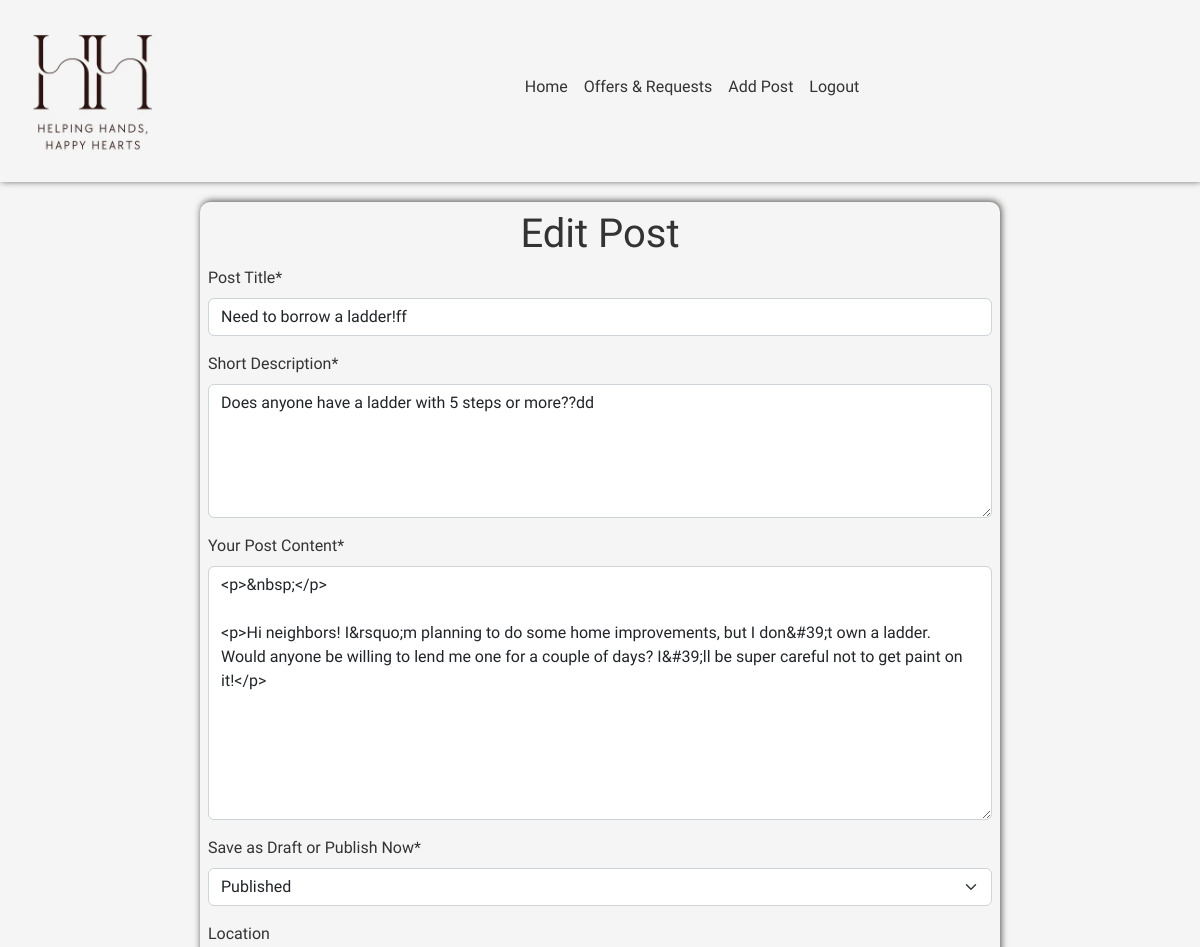
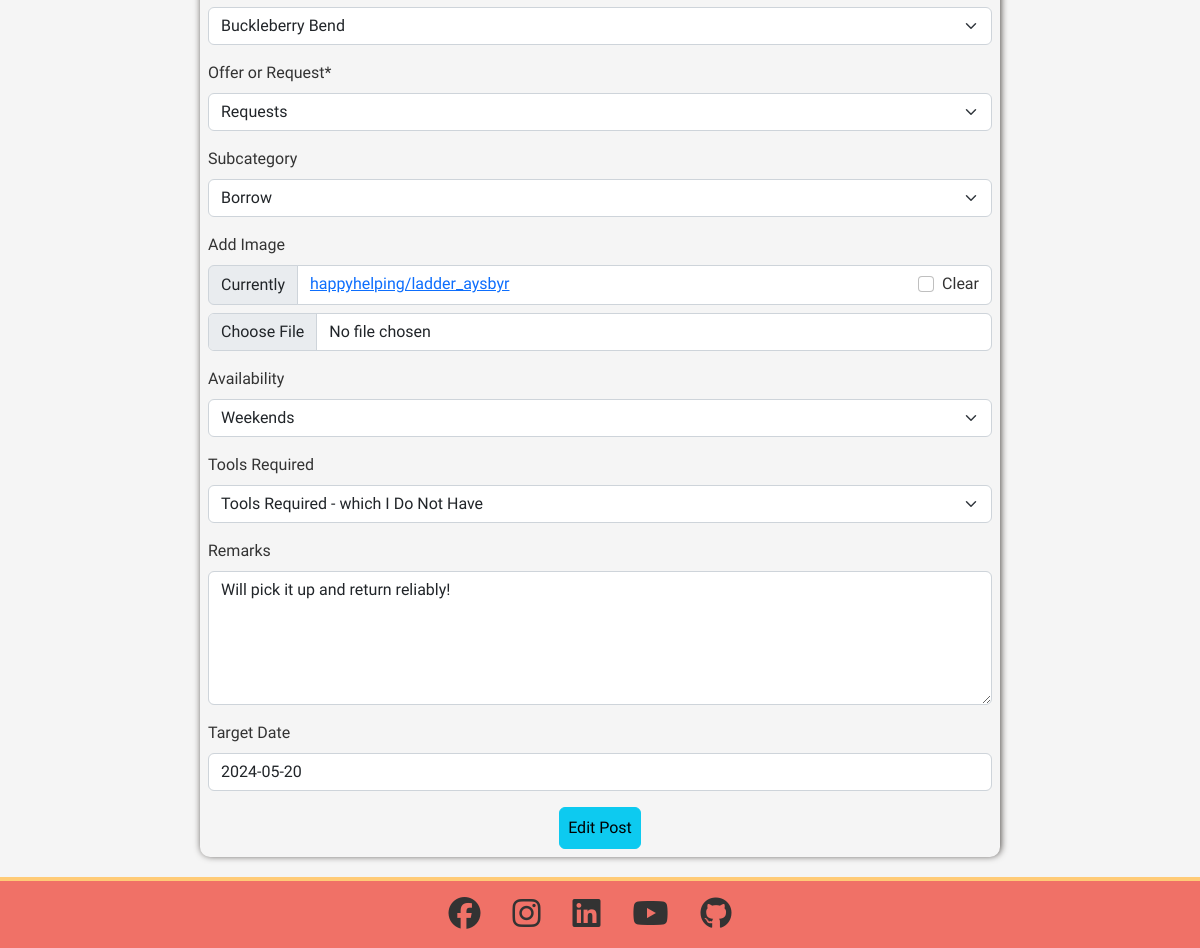
/board/edit/need-to-borrow-a-ladderff/ (signed in), run on the app's committed database (2 pictures, top to bottom).
### board/models.py (models this page shows, shortened)
class Post(models.Model):
    author = models.ForeignKey(
        User, related_name="post_owner", on_delete=models.CASCADE
    )
    title = models.CharField(max_length=60, null=False, blank=False)
    slug = AutoSlugField(populate_from="title", always_update=True, unique=True)
    excerpt = models.CharField(max_length=500, null=False, blank=False)
    content = RichTextField(max_length=5000, null=False, blank=False)
    published_date = models.DateTimeField(auto_now_add=True)
    edited_date = models.DateTimeField(auto_now=True)
    status = models.IntegerField(choices=STATUS, default=0)
    location = models.ForeignKey(
        Location,
        related_name="post_location",
        null=True,
        blank=True,
        on_delete=models.SET_NULL
    )
    category = models.ForeignKey(
        Category,
        related_name="post_category",
        null=False,
        blank=False,
        on_delete=models.CASCADE
    )
    subcategory = models.ForeignKey(
        Subcategory,
        related_name="post_subcategory",
        null=True,
        blank=True,
        on_delete=models.SET_NULL
    )
    post_image = ResizedImageField(
        size=[400, None],
        upload_to="happyhelping/",
        null=True,
        blank=True,
        quality=75,
        force_format="webp"
    )
    availability = models.CharField(
        max_length=20,
        choices=AVAILABILITY_CHOICES,
        null=True,
        blank=True
    )
    tools_required = models.CharField(
        max_length=50, choices=TOOLS_REQUIRED, null=True, blank=True
    )
    remarks = models.TextField(max_length=250, null=True, blank=True)
    target_date = models.DateField(null=True, blank=True)
    likes = models.ManyToManyField(User, blank=True, related_name="liked_post")
    bookmarks = models.ManyToManyField(User, blank=True, related_name="bookmarked_post")
    class Meta:
        ordering = ["-published_date"]

class Location(models.Model):
    LOCATION = [
        ("AA", "Arkenstone Avenue"),
        ("BB", "Buckleberry Bend"),
        ("CC", "Cobblestone Crossing"),
        ("EE", "Elderberry End"),
        ("FF", "Foxglove Field"),
        ("HH", "Harvest Hollow"),
        ("MM", "Marigold Mews"),
        ("OO", "Old Oak End"),
        ("PP", "Primrose Path"),
        ("RR", "Redleaf Rise"),
        ("SS", "Shirebrook Springs"),
        ("WW", "Windrush Way"),
    ]
    location = models.CharField(max_length=50, choices=LOCATION)
    def __str__(self):
        return (
            self.get_location_display()
        )  # get_location_display returns "human-readable" value

### board/views.py (the view, shortened to what this page needs)
# urls.py: path("edit/<slug:slug>/", EditPost.as_view(), name="edit_post"),
class EditPost(LoginRequiredMixin, UserPassesTestMixin, UpdateView):
    template_name = "board/edit_post.html"
    model = Post
    form_class = PostForm
    success_url = "/board/"
    def test_func(self):
        return self.request.user == self.get_object().author
    def get_context_data(self, **kwargs):
        kwargs.update({'post': self.object})
        return super(EditPost, self).get_context_data(**kwargs)

### board/forms.py
class PostForm(forms.ModelForm):
    content = RichTextField()
    class Meta:
        model = Post
        fields = [
            "title",
            "excerpt",
            "content",
            "status",
            "location",
            "category",
            "subcategory",
            "post_image",
            "availability",
            "tools_required",
            "remarks",
            "target_date",
        ]
        widgets = {
            "excerpt": forms.Textarea(attrs={"rows": 5}),
            "remarks": forms.Textarea(attrs={"rows": 5}),
        }
        labels = {
            "title": "Post Title",
            "excerpt": "Short Description",
            "content": "Your Post Content",
            "status": "Save as Draft or Publish Now",
            "location": "Location",
            "category": "Offer or Request",
            "subcategory": "Subcategory",
            "post_image": "Add Image",
            "availability": "Availability",
            "tools_required": "Tools Required",
            "remarks": "Remarks",
            "target_date": "Target Date",
        }

### board/models.py (called while the page is built)
    def __str__(self):
        return (
            self.get_category_display()
        )  # get_category_display returns "human-readable" value

    def __str__(self):
        return (
            self.get_subcategory_display()
        )  # get_subcategory_display returns "human-readable" value

### board/templates/board/edit_post.html (shortened to what this page needs)
{% extends 'base.html' %}
{% load i18n %}
{% load crispy_forms_tags %}
{% block content %}
<div class="container-fluid">
    <div class="row">
        <div class="col-xs-12 col-sm-10 col-xl-8 form p-2">
            <form method="POST" enctype="multipart/form-data">
                <h1 class="text-center">Edit Post</h1>
                {{ form|crispy }}
                <div class="text-center">
                    <button type="submit" class="btn btn-info p-2">Edit Post</button>
                </div>
            </form>
        </div>
    </div>
</div>
{% endblock %}

### templates/base.html (shortened to what this page needs)
{% load static %}
<!DOCTYPE html>
<html lang="en">
<head>
    {% block extra_css %}
    <link href="https://cdn.jsdelivr.net/npm/bootstrap@5.2.3/dist/css/bootstrap.min.css" rel="stylesheet">
    <link rel="stylesheet" href="{% static '/css/base.css' %}">
    {% endblock %}
</head>
<body>
    {% include 'includes/header.html' %}
    <main>
        {% block content %}
        {% endblock %}
    </main>
    {% include 'includes/footer.html' %}
</body>
</html>

### templates/includes/header.html (shortened to what this page needs)
{% load static %}
<header>
  {% with request.resolver_match.url_name as url_name %}
  <nav class="navbar navbar-expand-lg">
    <div class="container-fluid d-flex">
      <a class="navbar-brand p-1 flex-grow-1" href="{% url 'home' %}"><img src="{% static 'images/logo.webp' %}"
          alt="Helping Hands, Happy Hearts Logo" class="logo"></a>
      <div class="collapse navbar-collapse" id="navbarNav">
        <ul class="navbar-nav p-1 me-auto mb-2">
          <li class="nav-item">
            <a class="nav-link {% if url_name == 'home' %}active{% endif %}" aria-current="page" href="{% url 'home' %}">Home</a>
          </li>
          <li class="nav-item">
            <a class="nav-link {% if url_name == 'board' %}active{% endif %}" aria-current="page" href="{% url 'board' %}">Offers & Requests</a>
          </li>
          {% if request.user.is_authenticated %}
          <li class="nav-item">
            <a class="nav-link {% if url_name == 'add_post' %}active{% endif %}" aria-current="page" href="{% url 'add_post' %}">Add Post</a>
          </li>
          <li class="nav-item">
            <a class="nav-link {% if url_name == 'accounts_logout' %}active{% endif %}" href="/accounts/logout">Logout</a>
          </li>
          {% endif %}
        </ul>
      </div>
    </div>
  </nav>
  {% endwith %}
</header>

### templates/includes/footer.html
{% load static %}
<footer>
    <div class="container-fluid d-flex justify-content-center mt-sm-2 mt-md-3">
        <ul class="list-inline">
            <li class="list-inline-item">
                <a href="https://www.facebook.com/" target="_blank" rel="noopener" aria-label="visit our facebook page (opens in a new tab)"><i
                        class="fa-brands fa-facebook fa-2x"></i></a>
            </li>
            <li class="list-inline-item">
                <a href="https://www.instagram.com/" target="_blank" rel="noopener"
                    aria-label="visit our instagram page (opens in a new tab)"><i
                    class="fa-brands fa-instagram fa-2x"></i></a>
            </li>
            <li class="list-inline-item">
                <a href="https://www.linkedin.com/" target="_blank" rel="noopener" aria-label="visit our linkedin page (opens in a new tab)"><i
                        class="fa-brands fa-linkedin fa-2x"></i></a>
            </li>
            <li class="list-inline-item">
                <a href="#" target="_blank" rel="noopener"
                    aria-label="visit our youtube channel (opens in a new tab)"><i class="fa-brands fa-youtube fa-2x"></i></a>
            </li>
            <li class="list-inline-item">
                <a href="https://github.com/g-omarsdottir/helping-hands-happy-hearts" target="_blank" rel="noopener"
                    aria-label="visit the website developer's github page (opens in a new tab)"><i
                        class="fa-brands fa-github fa-2x"></i></a>
            </li>
        </ul>
    </div>
</footer>

### static/css/base.css (style rules this page uses)
:root { --black: #333333; --off-white: #F5F5F5; --warm-white: #FEF9EF; --coral: #F07167; --blue: #227C9D; --yellow: #FFCB77; --blue-box-shadow: 1px -1px 7px 0 rgba(34, 124, 157, 0.75); --black-box-shadow: 1px -1px 7px 0 #4E4A47; --border: 1px solid #4E4A47; }
* { margin: 0; padding: 0; box-sizing: border-box; font-family: "Work Sans", sans-serif; color: var(--black); }
html, body { height: 100%; }
body { display: flex; flex-direction: column; }
h1, h2, h3, h4, h5, h6 { font-family: "Montserrat", sans-serif; }
main { flex: 1 0 auto; background-color: var(--off-white); }
.navbar { background-color: var(--off-white); box-shadow: var(--black-box-shadow); }
a.nav-link { color: var(--black); align-items: baseline; }
img.logo { width: 10rem; }
.form { margin: 20px auto; box-shadow: var(--black-box-shadow); border-radius: 10px; display: block; }
footer { flex-shrink: 0; background-color: var(--coral); border-top: 4px solid var(--yellow); }
footer li a { margin-right: 20px; }

### data on the page
Post: title "Need to borrow a ladder!ff", excerpt "Does anyone have a ladder with 5 steps or more??dd", content "<p>&nbsp;</p> <p>Hi neighbors! I&rsquo;m planning to do some home improvements, but I don&#39;t own a ladder. Would anyone be willing to lend me one for a couple of days? I&#39;ll be super careful not to get paint on it!</p>", status "Published", category "Requests", subcategory "Borrow", availability "Weekends", tools_required "Tools Required - which I Do Not Have", remarks "Will pick it up and return reliably!", target_date "2024-05-20"
Location: location "Buckleberry Bend"
